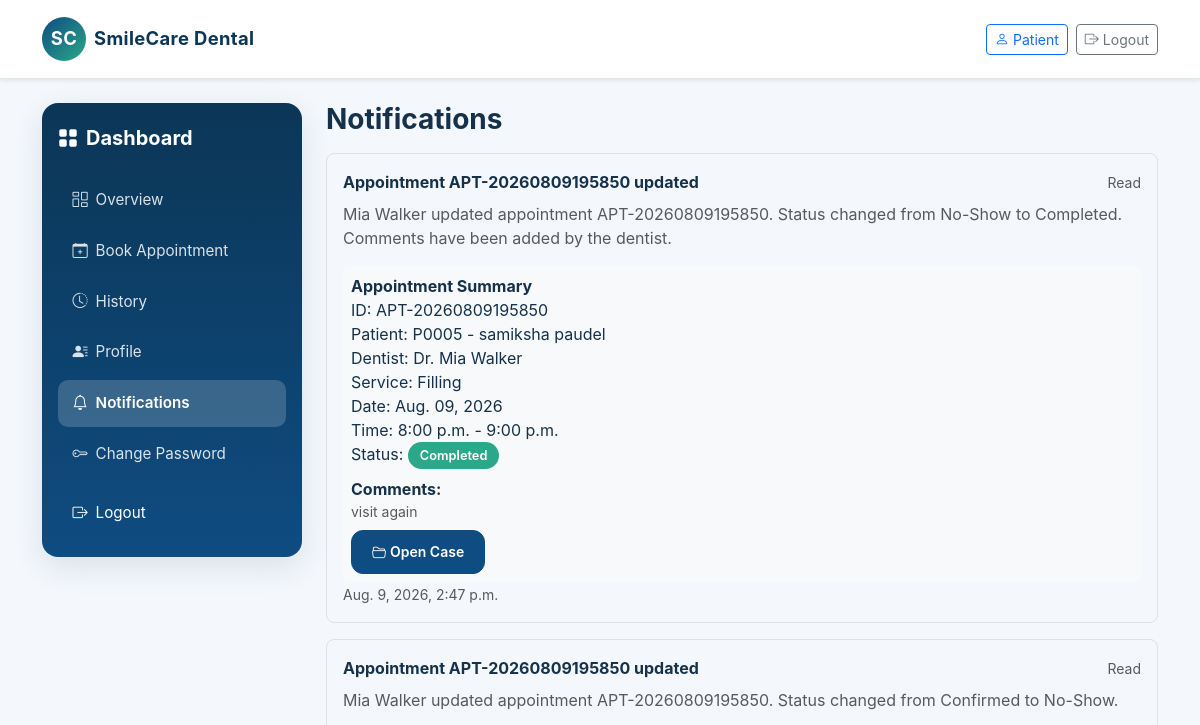
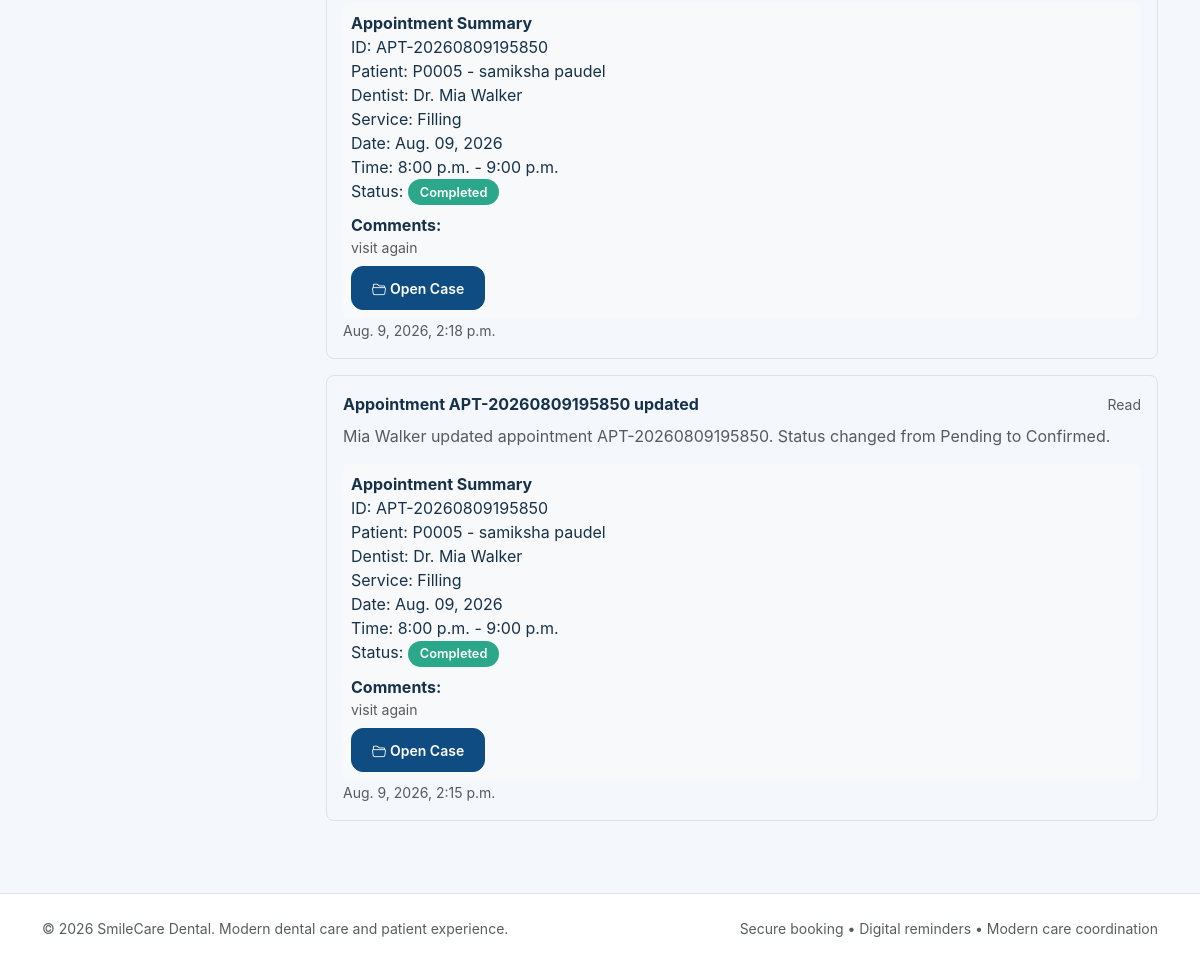
Before: /notifications/ (signed in) with the older database file (2 pictures, top to bottom).
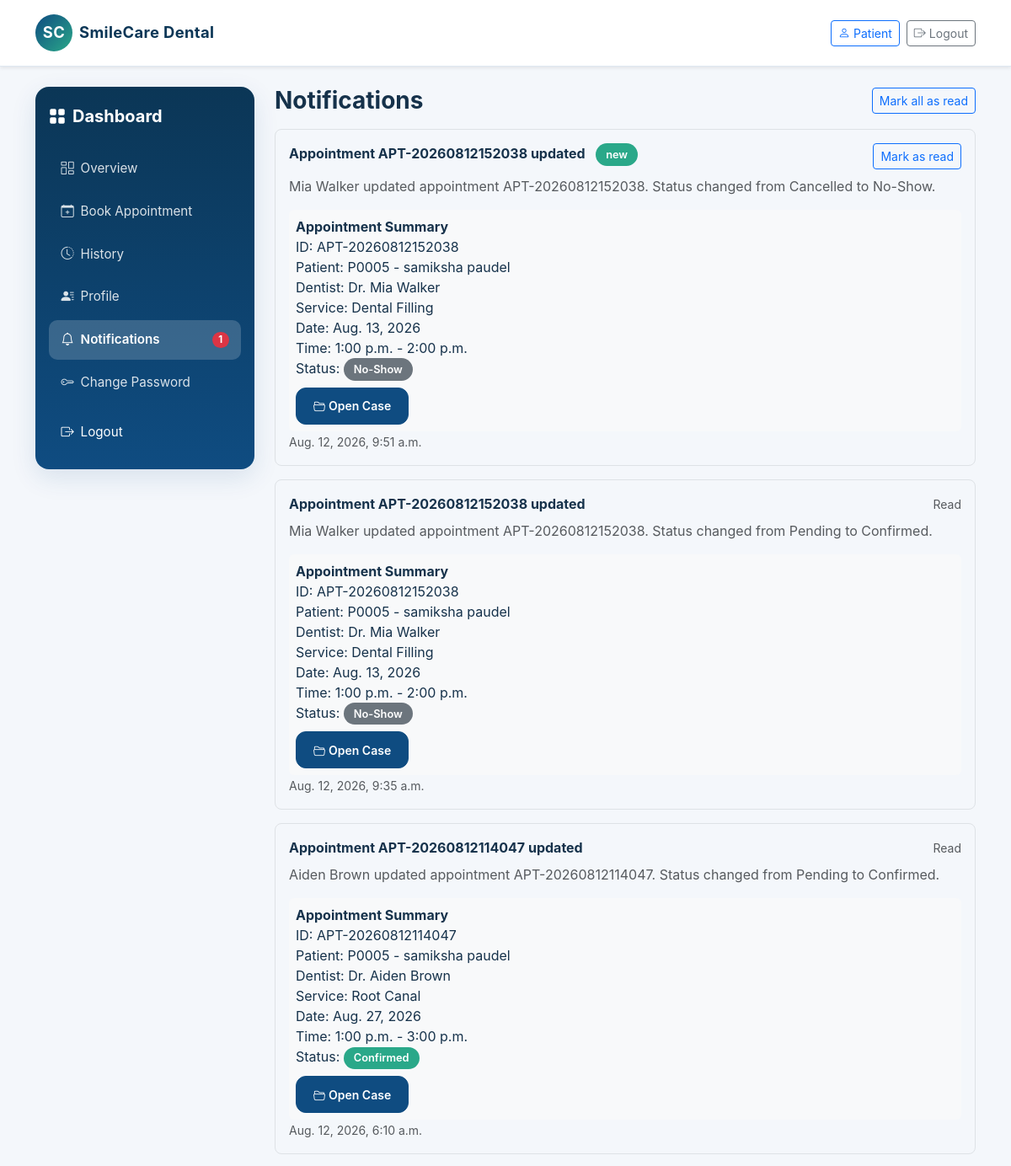
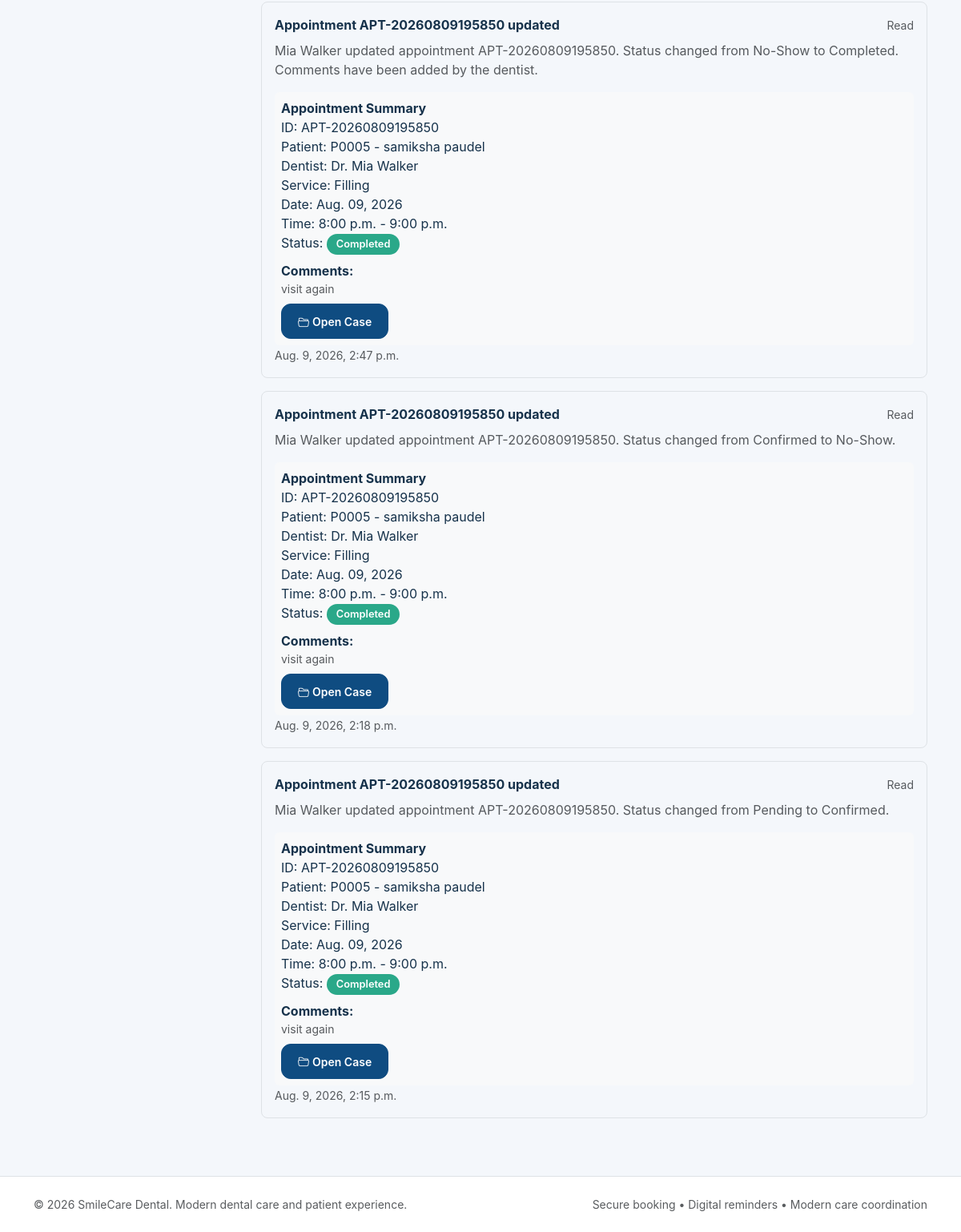
After: the same page with the newer database file (2 pictures, top to bottom).
### reminders/models.py (models this page shows, shortened)
class Notification(models.Model):
    user = models.ForeignKey(settings.AUTH_USER_MODEL, related_name='notifications', on_delete=models.CASCADE)
    appointment = models.ForeignKey(Appointment, related_name='notifications_appt', null=True, blank=True, on_delete=models.CASCADE)
    title = models.CharField(max_length=100)
    message = models.TextField()
    notification_type = models.CharField(max_length=50, default='info')
    is_read = models.BooleanField(default=False)
    created_at = models.DateTimeField(auto_now_add=True)

### appointments/models.py (models this page shows, shortened)
class Appointment(models.Model):
    STATUS_CHOICES = (
        ('Pending', 'Pending'),
        ('Confirmed', 'Confirmed'),
        ('Checked-In', 'Checked-In'),
        ('Completed', 'Completed'),
        ('Cancelled', 'Cancelled'),
        ('Rescheduled', 'Rescheduled'),
        ('No-Show', 'No-Show'),
    )
    appointment_id = models.CharField(max_length=20, unique=True)
    patient = models.ForeignKey(Patient, related_name='appointments', on_delete=models.CASCADE)
    dentist = models.ForeignKey(Dentist, related_name='appointments', on_delete=models.CASCADE)
    service = models.ForeignKey(DentalService, related_name='appointments', on_delete=models.CASCADE)
    appointment_date = models.DateField()
    start_time = models.TimeField()
    end_time = models.TimeField()
    reason = models.CharField(max_length=200)
    notes = models.TextField(blank=True)
    status = models.CharField(max_length=20, choices=STATUS_CHOICES, default='Pending')
    cancellation_reason = models.TextField(blank=True)
    cancelled_at = models.DateTimeField(null=True, blank=True)
    created_at = models.DateTimeField(auto_now_add=True)
    updated_at = models.DateTimeField(auto_now=True)
    class Meta:
        constraints = [
            models.CheckConstraint(condition=Q(end_time__gt=F('start_time')), name='check_appointment_times'),
        ]

### patients/models.py (models this page shows)
class Patient(models.Model):
    GENDER_CHOICES = (
        ('M', 'Male'),
        ('F', 'Female'),
        ('O', 'Other'),
    )
    patient_id = models.CharField(max_length=20, unique=True)
    user = models.OneToOneField(settings.AUTH_USER_MODEL, on_delete=models.CASCADE)
    date_of_birth = models.DateField(null=True, blank=True)
    gender = models.CharField(max_length=1, choices=GENDER_CHOICES, blank=True)
    phone = models.CharField(max_length=20, blank=True)
    address = models.TextField(blank=True)
    emergency_contact = models.CharField(max_length=100, blank=True)
    emergency_contact_phone = models.CharField(max_length=20, blank=True)
    medical_notes = models.TextField(blank=True)
    allergies = models.TextField(blank=True)
    created_at = models.DateTimeField(auto_now_add=True)
    updated_at = models.DateTimeField(auto_now=True)
    class Meta:
        ordering = ['-created_at']
    def __str__(self):
        return f"{self.patient_id} - {self.user.get_full_name() or self.user.username}"

### accounts/models.py (models this page shows, shortened)
class User(AbstractUser):
    ROLE_CHOICES = (
        ('patient', 'Patient'),
        ('staff', 'Staff'),
        ('dentist', 'Dentist'),
        ('admin', 'Admin'),
    )
    ACCOUNT_STATUS_CHOICES = (
        ('pending', 'Pending'),
        ('approved', 'Approved'),
        ('rejected', 'Rejected'),
    )
    role = models.CharField(max_length=20, choices=ROLE_CHOICES, default='patient')
    phone = models.CharField(max_length=20, blank=True)
    account_status = models.CharField(max_length=20, choices=ACCOUNT_STATUS_CHOICES, default='approved')
    def is_patient(self):
        return self.role == 'patient'
    def is_staff_role(self):
        return self.role in {'staff', 'admin'}
    def is_dentist(self):
        return self.role == 'dentist'
    def is_admin(self):
        return self.role == 'admin'
    def is_dentist_approved(self):
        return self.is_dentist() and self.is_active and self.account_status == 'approved'

### dentists/models.py (models this page shows, shortened)
class Dentist(models.Model):
    dentist_id = models.CharField(max_length=20, unique=True)
    user = models.OneToOneField(settings.AUTH_USER_MODEL, on_delete=models.CASCADE)
    specialization = models.CharField(max_length=100)
    license_number = models.CharField(max_length=50, unique=True)
    phone = models.CharField(max_length=20, blank=True)
    biography = models.TextField(blank=True)
    years_of_experience = models.PositiveIntegerField(default=0)
    profile_photo = models.CharField(max_length=200, blank=True)
    active = models.BooleanField(default=True)
    created_at = models.DateTimeField(auto_now_add=True)

### services/models.py (models this page shows, shortened)
class DentalService(models.Model):
    name = models.CharField(max_length=100)
    description = models.TextField(blank=True)
    duration = models.PositiveIntegerField(help_text='Duration in minutes')
    price = models.DecimalField(max_digits=8, decimal_places=2, default=0)
    active = models.BooleanField(default=True)
    created_at = models.DateTimeField(auto_now_add=True)
    class Meta:
        ordering = ['name']

### dashboard/views.py (the view)
# urls.py: path('notifications/', notifications_view, name='notifications'),
@login_required
def notifications_view(request):
    notifications = Notification.objects.filter(user=request.user).order_by('-created_at')
    unread_count = notifications.filter(is_read=False).count()
    return render(request, 'dashboard/notifications.html', {
        'notifications': notifications,
        'unread_count': unread_count,
    })

### templates/dashboard/notifications.html (shortened to what this page needs)
{% extends 'base.html' %}
{% load status_tags %}
{% block content %}
<div class="dashboard-shell">
    {% include 'dashboard/_sidebar.html' %}
    <div class="main-panel">
    <div class="d-flex justify-content-between align-items-center mb-3">
        <h3 class="fw-bold mb-0">Notifications</h3>
        {% if unread_count %}
        <form method="post" action="{% url 'mark_all_notifications_read' %}">
            <button type="submit" class="btn btn-sm btn-outline-primary">Mark all as read</button>
        </form>
        {% endif %}
    </div>
    <div class="d-flex flex-column gap-3">
        {% for notification in notifications %}
        <div class="border rounded-3 p-3 notification-open" data-pk="{{ notification.pk }}" data-is-read="{{ notification.is_read|yesno:"true,false" }}" data-has-appointment="{% if notification.appointment %}true{% else %}false{% endif %}" data-title="{{ notification.title|escape }}" data-message="{{ notification.message|escape }}" {% if notification.appointment %}data-appointment-url="{% url 'appointment_detail' notification.appointment.pk %}" data-appointment-id="{{ notification.appointment.appointment_id|escape }}" data-appointment-patient="{{ notification.appointment.patient|escape }}" data-appointment-dentist="Dr. {{ notification.appointment.dentist.user.get_full_name|default:notification.appointment.dentist.user.username|escape }}" data-appointment-service="{{ notification.appointment.service.name|escape }}" data-appointment-date="{{ notification.appointment.appointment_date|date:'M. d, Y' }}" data-appointment-time="{{ notification.appointment.start_time|time:'g:i a' }} - {{ notification.appointment.end_time|time:'g:i a' }}" data-appointment-status="{{ notification.appointment.status|escape }}" data-appointment-notes="{{ notification.appointment.notes|default_if_none:''|escape }}"{% endif %}>
            <div class="d-flex justify-content-between align-items-start">
                <div>
                    <strong>{{ notification.title }}</strong>
                    {% if not notification.is_read %}<span class="pill pill-success ms-2">new</span>{% endif %}
                </div>
                <div>
                    {% if not notification.is_read %}
                    <form method="post" action="{% url 'mark_notification_read' notification.pk %}">
                        <button class="btn btn-sm btn-outline-primary">Mark as read</button>
                    </form>
                    {% else %}
                    <span class="text-muted small">Read</span>
                    {% endif %}
                </div>
            </div>
            <div class="text-muted mt-2 notif-message">{{ notification.message }}</div>
            {% if notification.appointment %}
            <div class="mt-3 p-2 bg-light rounded">
                <strong>Appointment Summary</strong>
                <div>ID: {{ notification.appointment.appointment_id }}</div>
                <div>Patient: {{ notification.appointment.patient }}</div>
                <div>Dentist: Dr. {{ notification.appointment.dentist.user.get_full_name|default:notification.appointment.dentist.user.username }}</div>
                <div>Service: {{ notification.appointment.service.name }}</div>
                <div>Date: {{ notification.appointment.appointment_date|date:"M. d, Y" }}</div>
                <div>Time: {{ notification.appointment.start_time|time:"g:i a" }} - {{ notification.appointment.end_time|time:"g:i a" }}</div>
                <div>Status: <span class="pill {{ notification.appointment.status|status_badge_class }}">{{ notification.appointment.status }}</span></div>
                {% if notification.appointment.notes %}
                <div class="mt-2"><strong>Comments:</strong> <div class="text-muted small">{{ notification.appointment.notes|truncatechars:140 }}</div></div>
                {% endif %}
                <div class="mt-2"><a href="{% url 'appointment_detail' notification.appointment.pk %}" class="btn btn-sm btn-primary"><i class="bi bi-folder2-open me-1"></i>Open Case</a></div>
            </div>
            {% endif %}
            <small class="text-muted">{{ notification.created_at }}</small>
        </div>
        {% empty %}
        <div class="empty-state">No notifications yet.</div>
        {% endfor %}
    </div>
</div>
{% endblock %}

### templates/base.html (shortened to what this page needs)
{% load static %}
<!DOCTYPE html>
<html lang="en">
<head>
<link href="https://cdn.jsdelivr.net/npm/bootstrap@5.3.3/dist/css/bootstrap.min.css" rel="stylesheet">
    <link rel="stylesheet" href="https://cdn.jsdelivr.net/npm/bootstrap-icons@1.11.2/font/bootstrap-icons.css">
    <link rel="stylesheet" href="{% static 'css/style.css' %}">
</head>
<body>
    <nav class="navbar navbar-expand-lg navbar-light bg-white shadow-sm sticky-top">
        <div class="container">
            <a class="navbar-brand d-flex align-items-center gap-2" href="{% url 'home' %}">
                <span class="avatar-circle">SC</span>
                <span class="fw-bold">SmileCare Dental</span>
            </a>
            <div class="collapse navbar-collapse mt-3 mt-lg-0" id="mainNavbar">
                <div class="ms-auto d-flex flex-column flex-lg-row align-items-stretch align-items-lg-center gap-2">
                    {% if user.is_authenticated %}
                        {% if user.is_patient %}<a class="btn btn-outline-primary btn-sm" href="{% url 'patient_dashboard' %}"><i class="bi bi-person me-1"></i>Patient</a>{% endif %}
                        <a class="btn btn-outline-secondary btn-sm" data-swal-confirm href="{% url 'logout' %}" data-title="Logout" data-text="Are you sure you want to log out?" data-confirm-button-text="Logout"><i class="bi bi-box-arrow-right me-1"></i>Logout</a>
                    {% else %}
                        <a class="btn btn-outline-primary btn-sm" href="{% url 'login' %}">Login</a>
                        <a class="btn btn-primary btn-sm ms-lg-2" href="{% url 'register' %}">Register</a>
                    {% endif %}
                </div>
            </div>
        </div>
    </nav>
    <main class="container py-4">
        <div id="ws-toast-container" class="position-fixed top-0 end-0 p-3" style="z-index: 1200; margin-top: 70px;"></div>
        {% block content %}{% endblock %}
    </main>
    <footer class="border-top bg-white mt-5">
        <div class="container py-4 text-muted small">
            <div class="row g-3 text-center text-md-start">
                <div class="col-md-6">© 2026 SmileCare Dental. Modern dental care and patient experience.</div>
                <div class="col-md-6 text-md-end">Secure booking • Digital reminders • Modern care coordination</div>
            </div>
        </div>
    </footer>
</body>
</html>

### templates/dashboard/_sidebar.html (shortened to what this page needs)
<div class="sidebar">
    <div class="d-flex justify-content-between align-items-center mb-2 mb-lg-4">
        <div class="d-flex align-items-center gap-2">
            <i class="bi bi-grid-fill text-white fs-5"></i>
            <h4 class="fw-bold mb-0 text-white fs-5">Dashboard</h4>
        </div>
    </div>
    <div class="collapse d-lg-block" id="dashboardNav">
        {% load notifications_tags %}
        {% unread_notifications_count as unread_count %}
        {% with request.resolver_match.url_name as current_url %}
        <nav class="nav flex-column gap-1" id="dashboard-nav">
            {% if user.is_authenticated and user.is_patient %}
                <a class="nav-link {% if current_url == 'patient_dashboard' %}active{% endif %}" href="{% url 'patient_dashboard' %}"><i class="bi bi-columns-gap me-2"></i>Overview</a>
                <a class="nav-link {% if current_url == 'book_appointment' %}active{% endif %}" href="{% url 'book_appointment' %}"><i class="bi bi-calendar-plus me-2"></i>Book Appointment</a>
                <a class="nav-link {% if current_url == 'patient_history' %}active{% endif %}" href="{% url 'patient_history' %}"><i class="bi bi-clock-history me-2"></i>History</a>
                <a class="nav-link {% if current_url == 'patient_profile' %}active{% endif %}" href="{% url 'patient_profile' %}"><i class="bi bi-person-lines-fill me-2"></i>Profile</a>
            {% endif %}
            <a class="nav-link {% if current_url == 'notifications' %}active{% endif %}" href="{% url 'notifications' %}">
                <i class="bi bi-bell me-2"></i>Notifications
                {% if unread_count > 0 %}
                    <span class="badge bg-danger ms-auto rounded-pill notif-badge-count">{{ unread_count }}</span>
                {% else %}
                    <span class="badge bg-danger ms-auto rounded-pill notif-badge-count" style="display:none">0</span>
                {% endif %}
            </a>
            {% if user.is_authenticated %}
            <a class="nav-link {% if current_url == 'change_password' %}active{% endif %}" href="{% url 'change_password' %}"><i class="bi bi-key me-2"></i>Change Password</a>
            {% endif %}
            <a class="nav-link text-white mt-2" data-swal-confirm href="{% url 'logout' %}" data-title="Logout" data-text="Are you sure you want to log out?" data-confirm-button-text="Logout">
                <i class="bi bi-box-arrow-right me-2"></i>Logout
            </a>
        </nav>
        {% endwith %}
    </div>
</div>

Changed rows visible on the page:
added Notification: title "Appointment APT-20260812152038 updated", is_read "new", message "Mia Walker updated appointment APT-20260812152038. Status changed from Cancelled to No-Show.", appointment.appointment_id "APT-20260812152038", appointment.patient "P0005 - samiksha paudel", appointment.dentist.user.get_full_name "Mia Walker", appointment.service.name "Dental Filling", appointment.appointment_date "Aug. 13, 2026", appointment.start_time "1:00 p.m.", appointment.end_time "2:00 p.m.", appointment.status "No-Show", created_at "Aug. 12, 2026, 9:51 a.m."
added Notification: title "Appointment APT-20260812152038 updated", is_read "Read", message "Mia Walker updated appointment APT-20260812152038. Status changed from Pending to Confirmed.", appointment.appointment_id "APT-20260812152038", appointment.patient "P0005 - samiksha paudel", appointment.dentist.user.get_full_name "Mia Walker", appointment.service.name "Dental Filling", appointment.appointment_date "Aug. 13, 2026", appointment.start_time "1:00 p.m.", appointment.end_time "2:00 p.m.", appointment.status "No-Show", created_at "Aug. 12, 2026, 9:35 a.m."
added Notification: title "Appointment APT-20260812114047 updated", is_read "Read", message "Aiden Brown updated appointment APT-20260812114047. Status changed from Pending to Confirmed.", appointment.appointment_id "APT-20260812114047", appointment.patient "P0005 - samiksha paudel", appointment.dentist.user.get_full_name "Aiden Brown", appointment.service.name "Root Canal", appointment.appointment_date "Aug. 27, 2026", appointment.start_time "1:00 p.m.", appointment.end_time "3:00 p.m.", appointment.status "Confirmed", created_at "Aug. 12, 2026, 6:10 a.m."
Other visible differences:
{{ unread_count }}: (not shown) → "1"
text now shown: "Mark all as read"
